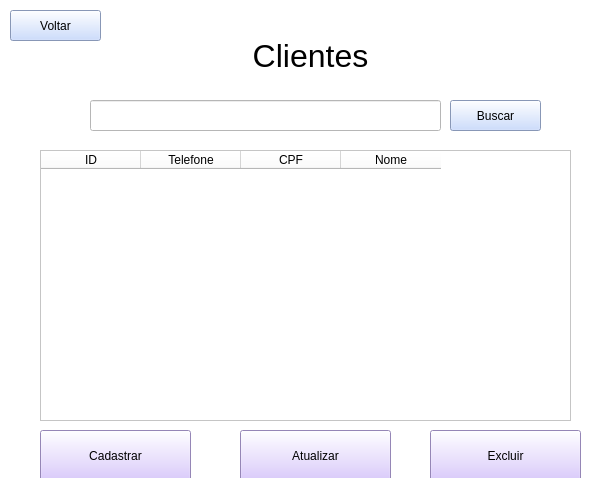
<?xml version="1.0" encoding="UTF-8"?>
<ui version="4.0">
 <class>MainWindow</class>
 <widget class="QMainWindow" name="MainWindow">
  <property name="geometry">
   <rect>
    <x>0</x>
    <y>0</y>
    <width>616</width>
    <height>500</height>
   </rect>
  </property>
  <property name="windowTitle">
   <string>MainWindow</string>
  </property>
  <property name="styleSheet">
   <string notr="true">background-color: rgb(255, 255, 255);</string>
  </property>
  <widget class="QWidget" name="centralwidget">
   <widget class="QPushButton" name="bt_voltar">
    <property name="geometry">
     <rect>
      <x>10</x>
      <y>10</y>
      <width>91</width>
      <height>31</height>
     </rect>
    </property>
    <property name="styleSheet">
     <string notr="true">background-color: rgb(190, 211, 255);</string>
    </property>
    <property name="text">
     <string>Voltar</string>
    </property>
   </widget>
   <widget class="QLabel" name="label">
    <property name="geometry">
     <rect>
      <x>0</x>
      <y>30</y>
      <width>621</width>
      <height>51</height>
     </rect>
    </property>
    <property name="font">
     <font>
      <family>Microsoft Sans Serif</family>
      <pointsize>24</pointsize>
     </font>
    </property>
    <property name="text">
     <string>Clientes</string>
    </property>
    <property name="alignment">
     <set>AlignCenter</set>
    </property>
   </widget>
   <widget class="QLineEdit" name="txt_buscarCliente">
    <property name="geometry">
     <rect>
      <x>90</x>
      <y>100</y>
      <width>351</width>
      <height>31</height>
     </rect>
    </property>
   </widget>
   <widget class="QPushButton" name="bt_buscarCliente">
    <property name="geometry">
     <rect>
      <x>450</x>
      <y>100</y>
      <width>91</width>
      <height>31</height>
     </rect>
    </property>
    <property name="styleSheet">
     <string notr="true">background-color: rgb(190, 211, 255);</string>
    </property>
    <property name="text">
     <string>Buscar</string>
    </property>
   </widget>
   <widget class="QTableWidget" name="tabela_clientes">
    <property name="geometry">
     <rect>
      <x>40</x>
      <y>150</y>
      <width>531</width>
      <height>271</height>
     </rect>
    </property>
    <column>
     <property name="text">
      <string>ID</string>
     </property>
    </column>
    <column>
     <property name="text">
      <string>Telefone</string>
     </property>
    </column>
    <column>
     <property name="text">
      <string>CPF</string>
     </property>
    </column>
    <column>
     <property name="text">
      <string>Nome</string>
     </property>
    </column>
   </widget>
   <widget class="QPushButton" name="bt_cadastrarCliente">
    <property name="geometry">
     <rect>
      <x>40</x>
      <y>430</y>
      <width>151</width>
      <height>51</height>
     </rect>
    </property>
    <property name="styleSheet">
     <string notr="true">background-color: rgb(209, 187, 255);</string>
    </property>
    <property name="text">
     <string>Cadastrar</string>
    </property>
   </widget>
   <widget class="QPushButton" name="bt_atualizarCliente">
    <property name="geometry">
     <rect>
      <x>240</x>
      <y>430</y>
      <width>151</width>
      <height>51</height>
     </rect>
    </property>
    <property name="styleSheet">
     <string notr="true">background-color: rgb(209, 187, 255);</string>
    </property>
    <property name="text">
     <string>Atualizar</string>
    </property>
   </widget>
   <widget class="QPushButton" name="bt_excluirCliente">
    <property name="geometry">
     <rect>
      <x>430</x>
      <y>430</y>
      <width>151</width>
      <height>51</height>
     </rect>
    </property>
    <property name="styleSheet">
     <string notr="true">background-color: rgb(209, 187, 255);</string>
    </property>
    <property name="text">
     <string>Excluir</string>
    </property>
   </widget>
   <zorder>label</zorder>
   <zorder>txt_buscarCliente</zorder>
   <zorder>bt_buscarCliente</zorder>
   <zorder>tabela_clientes</zorder>
   <zorder>bt_cadastrarCliente</zorder>
   <zorder>bt_atualizarCliente</zorder>
   <zorder>bt_excluirCliente</zorder>
   <zorder>bt_voltar</zorder>
  </widget>
  <widget class="QStatusBar" name="statusbar"/>
 </widget>
 <resources/>
 <connections/>
</ui>
